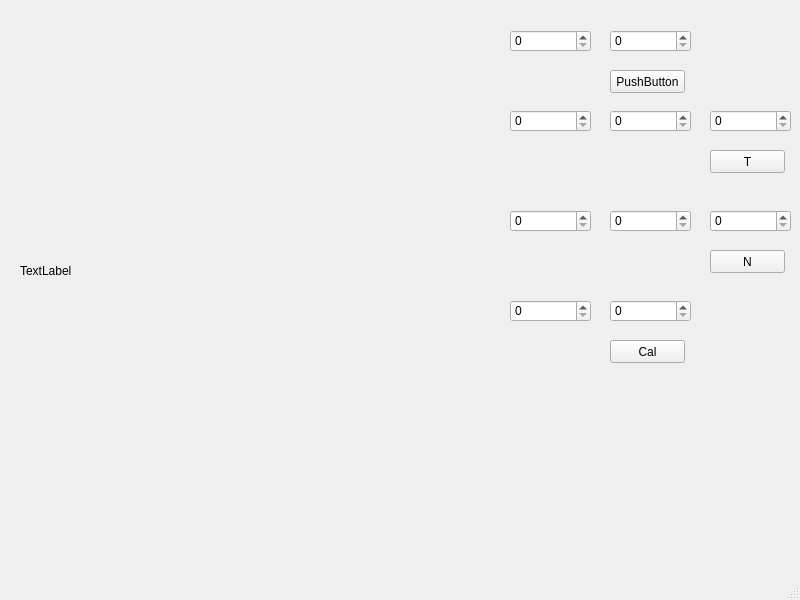
<?xml version="1.0" encoding="UTF-8"?>
<ui version="4.0">
 <class>MainWindow</class>
 <widget class="QMainWindow" name="MainWindow">
  <property name="geometry">
   <rect>
    <x>0</x>
    <y>0</y>
    <width>800</width>
    <height>600</height>
   </rect>
  </property>
  <property name="windowTitle">
   <string>MainWindow</string>
  </property>
  <widget class="QWidget" name="centralwidget">
   <widget class="QLabel" name="label">
    <property name="geometry">
     <rect>
      <x>20</x>
      <y>60</y>
      <width>471</width>
      <height>421</height>
     </rect>
    </property>
    <property name="text">
     <string>TextLabel</string>
    </property>
   </widget>
   <widget class="QPushButton" name="pushButton">
    <property name="geometry">
     <rect>
      <x>610</x>
      <y>70</y>
      <width>75</width>
      <height>23</height>
     </rect>
    </property>
    <property name="text">
     <string>PushButton</string>
    </property>
   </widget>
   <widget class="QSpinBox" name="spinBox">
    <property name="geometry">
     <rect>
      <x>510</x>
      <y>30</y>
      <width>81</width>
      <height>22</height>
     </rect>
    </property>
   </widget>
   <widget class="QSpinBox" name="spinBox_2">
    <property name="geometry">
     <rect>
      <x>610</x>
      <y>30</y>
      <width>81</width>
      <height>22</height>
     </rect>
    </property>
   </widget>
   <widget class="QPushButton" name="pushButton_2">
    <property name="geometry">
     <rect>
      <x>710</x>
      <y>150</y>
      <width>75</width>
      <height>23</height>
     </rect>
    </property>
    <property name="text">
     <string>T</string>
    </property>
   </widget>
   <widget class="QSpinBox" name="spinBox_3">
    <property name="geometry">
     <rect>
      <x>510</x>
      <y>110</y>
      <width>81</width>
      <height>22</height>
     </rect>
    </property>
   </widget>
   <widget class="QSpinBox" name="spinBox_4">
    <property name="geometry">
     <rect>
      <x>610</x>
      <y>110</y>
      <width>81</width>
      <height>22</height>
     </rect>
    </property>
   </widget>
   <widget class="QSpinBox" name="spinBox_5">
    <property name="geometry">
     <rect>
      <x>710</x>
      <y>110</y>
      <width>81</width>
      <height>22</height>
     </rect>
    </property>
   </widget>
   <widget class="QSpinBox" name="spinBox_6">
    <property name="geometry">
     <rect>
      <x>510</x>
      <y>210</y>
      <width>81</width>
      <height>22</height>
     </rect>
    </property>
   </widget>
   <widget class="QSpinBox" name="spinBox_7">
    <property name="geometry">
     <rect>
      <x>610</x>
      <y>210</y>
      <width>81</width>
      <height>22</height>
     </rect>
    </property>
   </widget>
   <widget class="QPushButton" name="pushButton_3">
    <property name="geometry">
     <rect>
      <x>710</x>
      <y>250</y>
      <width>75</width>
      <height>23</height>
     </rect>
    </property>
    <property name="text">
     <string>N</string>
    </property>
   </widget>
   <widget class="QSpinBox" name="spinBox_8">
    <property name="geometry">
     <rect>
      <x>710</x>
      <y>210</y>
      <width>81</width>
      <height>22</height>
     </rect>
    </property>
   </widget>
   <widget class="QPushButton" name="pushButton_4">
    <property name="geometry">
     <rect>
      <x>610</x>
      <y>340</y>
      <width>75</width>
      <height>23</height>
     </rect>
    </property>
    <property name="text">
     <string>Cal</string>
    </property>
   </widget>
   <widget class="QSpinBox" name="spinBox_9">
    <property name="geometry">
     <rect>
      <x>510</x>
      <y>300</y>
      <width>81</width>
      <height>22</height>
     </rect>
    </property>
   </widget>
   <widget class="QSpinBox" name="spinBox_10">
    <property name="geometry">
     <rect>
      <x>610</x>
      <y>300</y>
      <width>81</width>
      <height>22</height>
     </rect>
    </property>
   </widget>
  </widget>
  <widget class="QMenuBar" name="menubar">
   <property name="geometry">
    <rect>
     <x>0</x>
     <y>0</y>
     <width>800</width>
     <height>23</height>
    </rect>
   </property>
  </widget>
  <widget class="QStatusBar" name="statusbar"/>
 </widget>
 <resources/>
 <connections/>
</ui>
